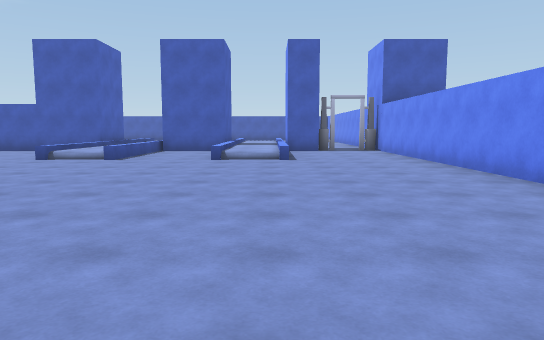
View 1 (above)

18 first-person views from a walk through a Unity game level. The camera is 1.4 m above the floor, tilts 6° down and sees 70° across. The floor is counted in squares, 2 m on a side. Each view is taken from the middle of a square. On the plan, view 1 faces up. The plan holds only what a view shows up to about 11 squares ahead; the rest is blank. The place goes on beyond the plan. The player is left out. Door leaves are left out, so doorways stand open.

View 2
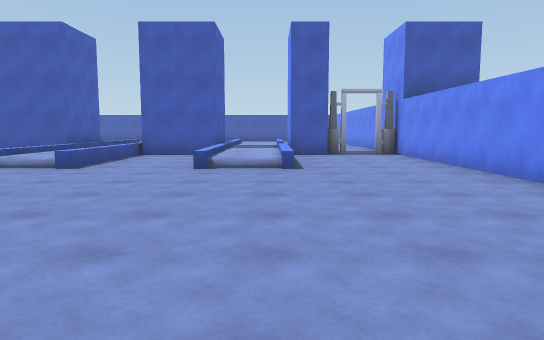

View 3
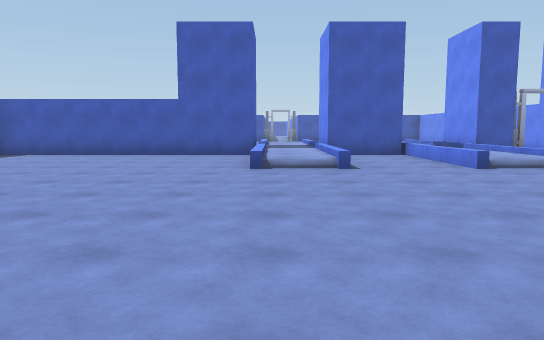

View 4
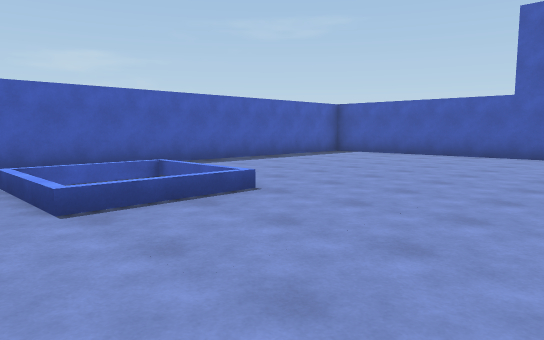

View 5
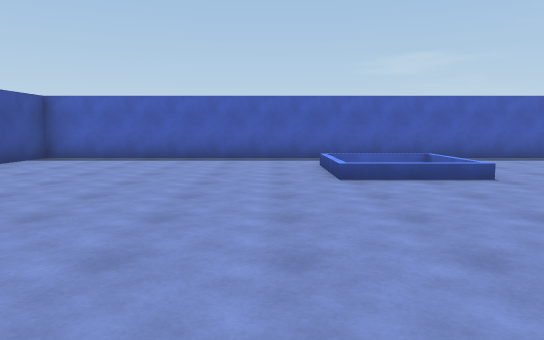

View 6
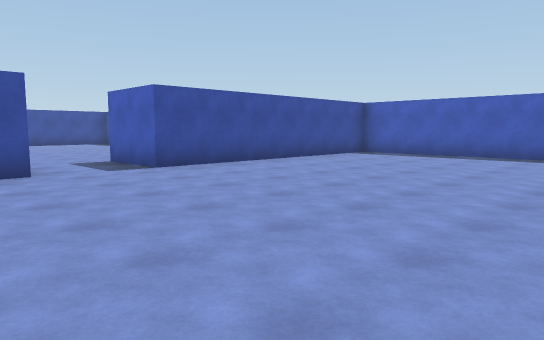

View 7
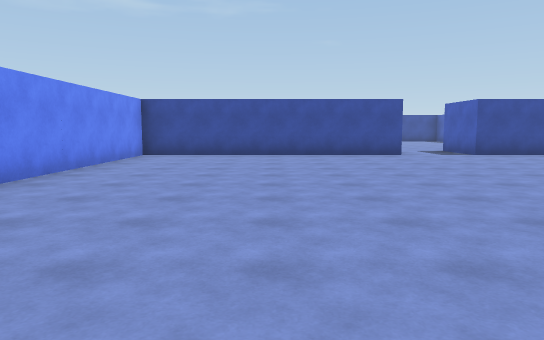

View 8
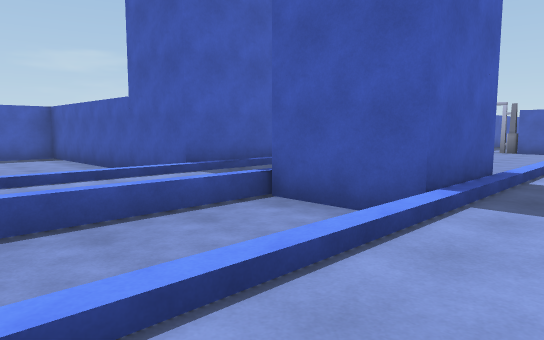

View 9
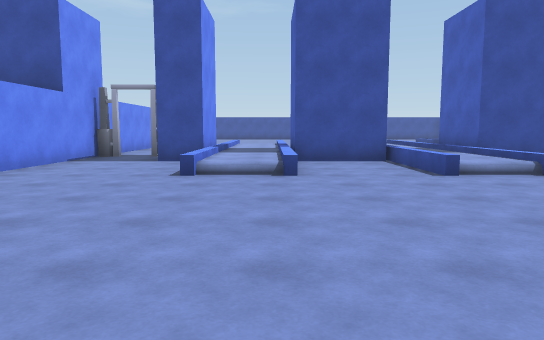

View 10
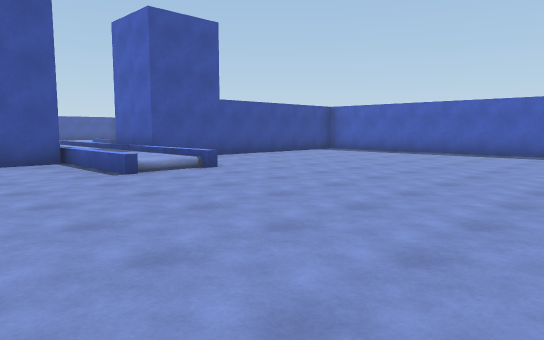

View 11
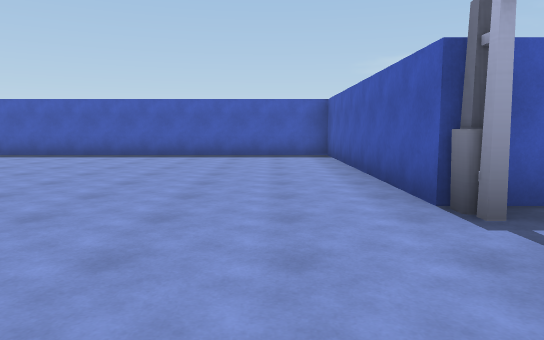

View 12
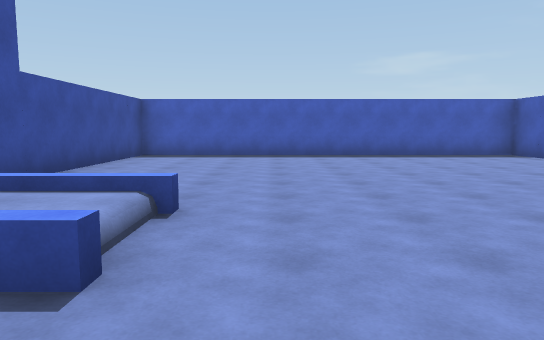

View 13
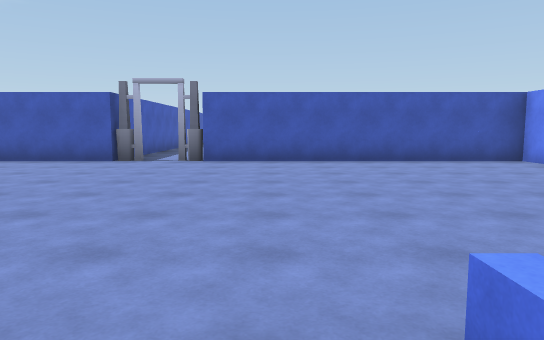

View 14
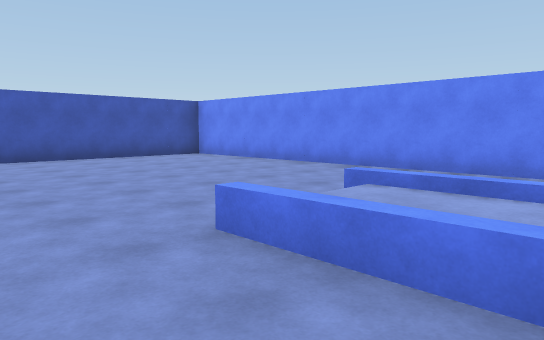

View 15
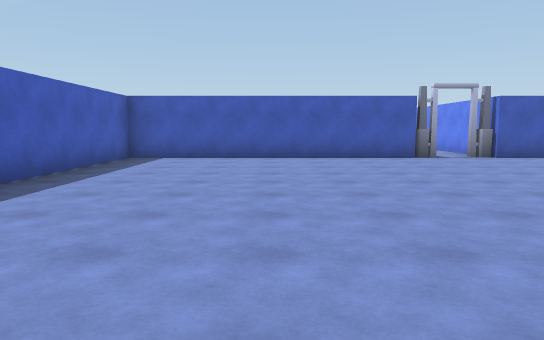

View 16
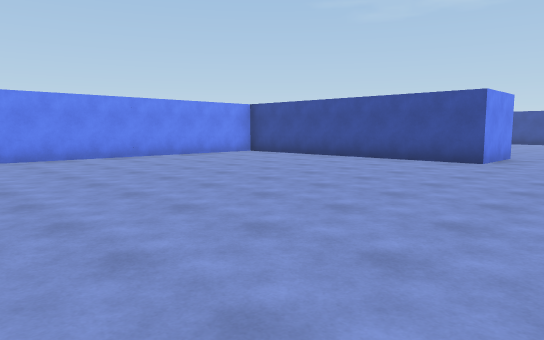

View 17
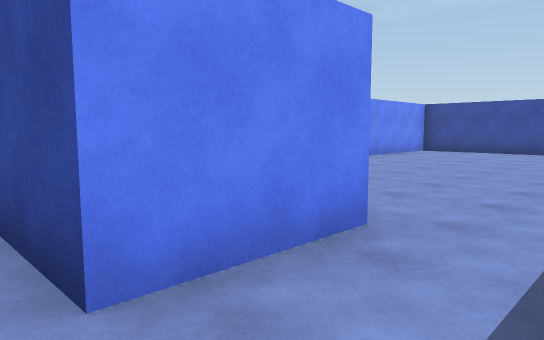

View 18
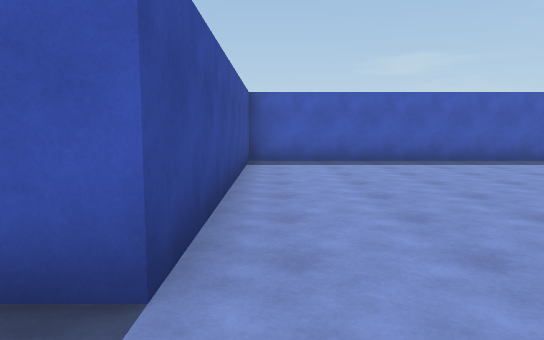

### Floor plan
Key: @ floor where view 1 was taken; # wall or solid block; . floor; / step, stairs or slope; D open door.
Columns run from 13 left of view 1 to 4 right of it. Each row starts with its distance up from view 1.
 25 ########DD########
 24 #................#
 23 #................#
 22 #................#
 21 #................#
 20 #................#
 19 #................#
 18 #................#
 17 #.......//..//...#
 16 #.......//..//...#
 15 #.......//..//...#
 14 ########//##//#..#
 13 ########//##//#DD#
 12 #.......//..//...#
 11 #.......//..//...#
 10 #.......//..//...#
  9 #.......//..//...#
  8 #................#
  7 #................#
  6 #  ..............#
  5 #    ............#
  4 #    ............#
  3 #..  ............#
  2 #................#
  1 #................#
  0 #............@...#
 -1 #................#
 -2 #................#
 -3 #................#
 -4 ########..########
 -5        #..#
 -6        ....
 -7        .....
 -8        .....
 -9        ......
-10          ....
-11          .....
-12           ....#
-13           ....#
-14           ....
-15           ...
-16           ##

Positions as (right, up) in squares from view 1, and headings:
1: (0, 0), facing up
2: (0, 2), facing up
3: (-5, 2), facing up
4: (-5, 2), facing up-left
5: (-3, 2), facing left
6: (-2, 3), facing down-left
7: (0, 7), facing down
8: (0, 9), facing up-left
9: (-1, 23), facing down
10: (-1, 23), facing down-left
11: (-2, 23), facing left
12: (-2, 18), facing left
13: (-2, 16), facing up
14: (-3, 15), facing up-right
15: (-9, 15), facing up
16: (-6, 5), facing down-right
17: (-5, -3), facing down-right
18: (-4, -3), facing left
